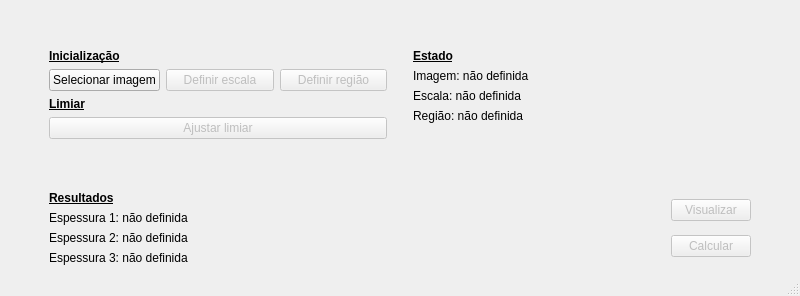
<?xml version="1.0" encoding="UTF-8"?>
<ui version="4.0">
 <class>MainWindow</class>
 <widget class="QMainWindow" name="MainWindow">
  <property name="geometry">
   <rect>
    <x>0</x>
    <y>0</y>
    <width>800</width>
    <height>296</height>
   </rect>
  </property>
  <property name="sizePolicy">
   <sizepolicy hsizetype="MinimumExpanding" vsizetype="MinimumExpanding">
    <horstretch>0</horstretch>
    <verstretch>0</verstretch>
   </sizepolicy>
  </property>
  <property name="minimumSize">
   <size>
    <width>800</width>
    <height>200</height>
   </size>
  </property>
  <property name="windowTitle">
   <string>MainWindow</string>
  </property>
  <widget class="QWidget" name="centralwidget">
   <layout class="QHBoxLayout" name="horizontalLayout_7">
    <item>
     <layout class="QHBoxLayout" name="horizontalLayout_6">
      <item>
       <spacer name="horizontalSpacer_4">
        <property name="orientation">
         <enum>Qt::Horizontal</enum>
        </property>
        <property name="sizeType">
         <enum>QSizePolicy::Fixed</enum>
        </property>
        <property name="sizeHint" stdset="0">
         <size>
          <width>40</width>
          <height>20</height>
         </size>
        </property>
       </spacer>
      </item>
      <item>
       <layout class="QVBoxLayout" name="verticalLayout_9">
        <item>
         <spacer name="verticalSpacer_4">
          <property name="orientation">
           <enum>Qt::Vertical</enum>
          </property>
          <property name="sizeType">
           <enum>QSizePolicy::Fixed</enum>
          </property>
          <property name="sizeHint" stdset="0">
           <size>
            <width>20</width>
            <height>40</height>
           </size>
          </property>
         </spacer>
        </item>
        <item>
         <layout class="QVBoxLayout" name="verticalLayout_8">
          <item>
           <layout class="QHBoxLayout" name="horizontalLayout_5">
            <item>
             <layout class="QVBoxLayout" name="verticalLayout_3">
              <item>
               <layout class="QVBoxLayout" name="verticalLayout">
                <item>
                 <widget class="QLabel" name="label">
                  <property name="font">
                   <font>
                    <weight>75</weight>
                    <bold>true</bold>
                    <underline>true</underline>
                   </font>
                  </property>
                  <property name="text">
                   <string>Inicialização</string>
                  </property>
                 </widget>
                </item>
                <item>
                 <layout class="QHBoxLayout" name="horizontalLayout">
                  <item>
                   <widget class="QPushButton" name="buttonSelectImage">
                    <property name="text">
                     <string>Selecionar imagem</string>
                    </property>
                   </widget>
                  </item>
                  <item>
                   <widget class="QPushButton" name="buttonSetScale">
                    <property name="enabled">
                     <bool>false</bool>
                    </property>
                    <property name="text">
                     <string>Definir escala</string>
                    </property>
                   </widget>
                  </item>
                  <item>
                   <widget class="QPushButton" name="buttonSetRegion">
                    <property name="enabled">
                     <bool>false</bool>
                    </property>
                    <property name="text">
                     <string>Definir região</string>
                    </property>
                   </widget>
                  </item>
                 </layout>
                </item>
               </layout>
              </item>
              <item>
               <layout class="QVBoxLayout" name="verticalLayout_2">
                <item>
                 <widget class="QLabel" name="label_2">
                  <property name="font">
                   <font>
                    <weight>75</weight>
                    <bold>true</bold>
                    <underline>true</underline>
                   </font>
                  </property>
                  <property name="text">
                   <string>Limiar</string>
                  </property>
                 </widget>
                </item>
                <item>
                 <layout class="QHBoxLayout" name="horizontalLayout_2">
                  <item>
                   <widget class="QPushButton" name="buttonThreshold">
                    <property name="enabled">
                     <bool>false</bool>
                    </property>
                    <property name="text">
                     <string>Ajustar limiar</string>
                    </property>
                   </widget>
                  </item>
                 </layout>
                </item>
                <item>
                 <spacer name="verticalSpacer">
                  <property name="orientation">
                   <enum>Qt::Vertical</enum>
                  </property>
                  <property name="sizeHint" stdset="0">
                   <size>
                    <width>20</width>
                    <height>40</height>
                   </size>
                  </property>
                 </spacer>
                </item>
               </layout>
              </item>
             </layout>
            </item>
            <item>
             <spacer name="horizontalSpacer_3">
              <property name="orientation">
               <enum>Qt::Horizontal</enum>
              </property>
              <property name="sizeType">
               <enum>QSizePolicy::Fixed</enum>
              </property>
              <property name="sizeHint" stdset="0">
               <size>
                <width>20</width>
                <height>20</height>
               </size>
              </property>
             </spacer>
            </item>
            <item>
             <layout class="QVBoxLayout" name="verticalLayout_5">
              <item>
               <widget class="QLabel" name="label_3">
                <property name="font">
                 <font>
                  <weight>75</weight>
                  <bold>true</bold>
                  <underline>true</underline>
                 </font>
                </property>
                <property name="text">
                 <string>Estado</string>
                </property>
               </widget>
              </item>
              <item>
               <layout class="QVBoxLayout" name="verticalLayout_4">
                <item>
                 <widget class="QLabel" name="labelImage">
                  <property name="text">
                   <string>Imagem: não definida</string>
                  </property>
                 </widget>
                </item>
                <item>
                 <widget class="QLabel" name="labelScale">
                  <property name="text">
                   <string>Escala: não definida</string>
                  </property>
                 </widget>
                </item>
                <item>
                 <widget class="QLabel" name="labelRegion">
                  <property name="text">
                   <string>Região: não definida</string>
                  </property>
                 </widget>
                </item>
                <item>
                 <spacer name="verticalSpacer_5">
                  <property name="orientation">
                   <enum>Qt::Vertical</enum>
                  </property>
                  <property name="sizeHint" stdset="0">
                   <size>
                    <width>20</width>
                    <height>40</height>
                   </size>
                  </property>
                 </spacer>
                </item>
               </layout>
              </item>
             </layout>
            </item>
           </layout>
          </item>
          <item>
           <layout class="QHBoxLayout" name="horizontalLayout_4">
            <item>
             <layout class="QVBoxLayout" name="verticalLayout_7">
              <item>
               <widget class="QLabel" name="label_4">
                <property name="font">
                 <font>
                  <weight>75</weight>
                  <bold>true</bold>
                  <underline>true</underline>
                 </font>
                </property>
                <property name="text">
                 <string>Resultados</string>
                </property>
               </widget>
              </item>
              <item>
               <layout class="QVBoxLayout" name="verticalLayout_6">
                <item>
                 <widget class="QLabel" name="labelE1">
                  <property name="text">
                   <string>Espessura 1: não definida</string>
                  </property>
                 </widget>
                </item>
                <item>
                 <widget class="QLabel" name="labelE2">
                  <property name="text">
                   <string>Espessura 2: não definida</string>
                  </property>
                 </widget>
                </item>
                <item>
                 <widget class="QLabel" name="labelE3">
                  <property name="text">
                   <string>Espessura 3: não definida</string>
                  </property>
                 </widget>
                </item>
               </layout>
              </item>
             </layout>
            </item>
            <item>
             <spacer name="horizontalSpacer_2">
              <property name="orientation">
               <enum>Qt::Horizontal</enum>
              </property>
              <property name="sizeHint" stdset="0">
               <size>
                <width>40</width>
                <height>20</height>
               </size>
              </property>
             </spacer>
            </item>
            <item>
             <layout class="QVBoxLayout" name="verticalLayout_10">
              <item>
               <widget class="QPushButton" name="buttonView">
                <property name="enabled">
                 <bool>false</bool>
                </property>
                <property name="text">
                 <string>Visualizar</string>
                </property>
               </widget>
              </item>
              <item>
               <widget class="QPushButton" name="buttonCalculate">
                <property name="enabled">
                 <bool>false</bool>
                </property>
                <property name="text">
                 <string>Calcular</string>
                </property>
               </widget>
              </item>
             </layout>
            </item>
           </layout>
          </item>
         </layout>
        </item>
       </layout>
      </item>
      <item>
       <spacer name="horizontalSpacer_5">
        <property name="orientation">
         <enum>Qt::Horizontal</enum>
        </property>
        <property name="sizeType">
         <enum>QSizePolicy::Fixed</enum>
        </property>
        <property name="sizeHint" stdset="0">
         <size>
          <width>40</width>
          <height>20</height>
         </size>
        </property>
       </spacer>
      </item>
     </layout>
    </item>
   </layout>
  </widget>
  <widget class="QMenuBar" name="menubar">
   <property name="geometry">
    <rect>
     <x>0</x>
     <y>0</y>
     <width>800</width>
     <height>18</height>
    </rect>
   </property>
  </widget>
  <widget class="QStatusBar" name="statusbar"/>
 </widget>
 <resources/>
 <connections/>
</ui>
